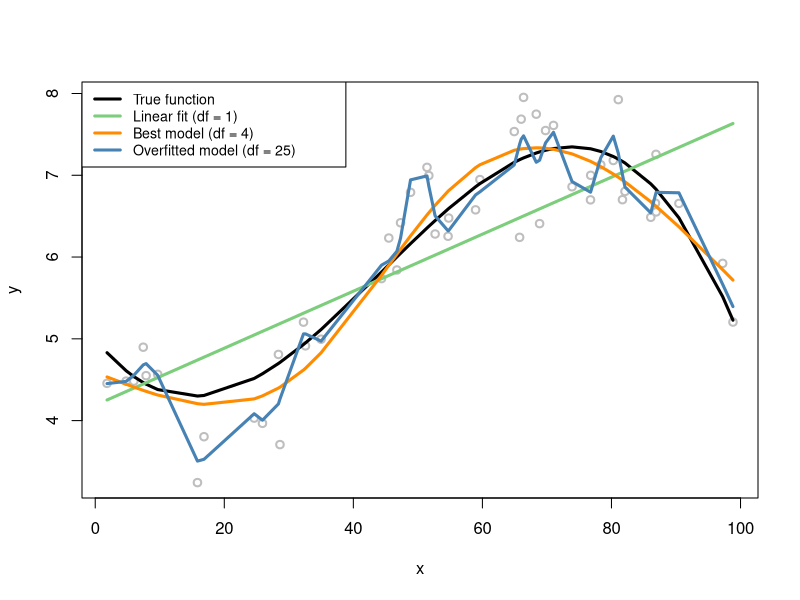
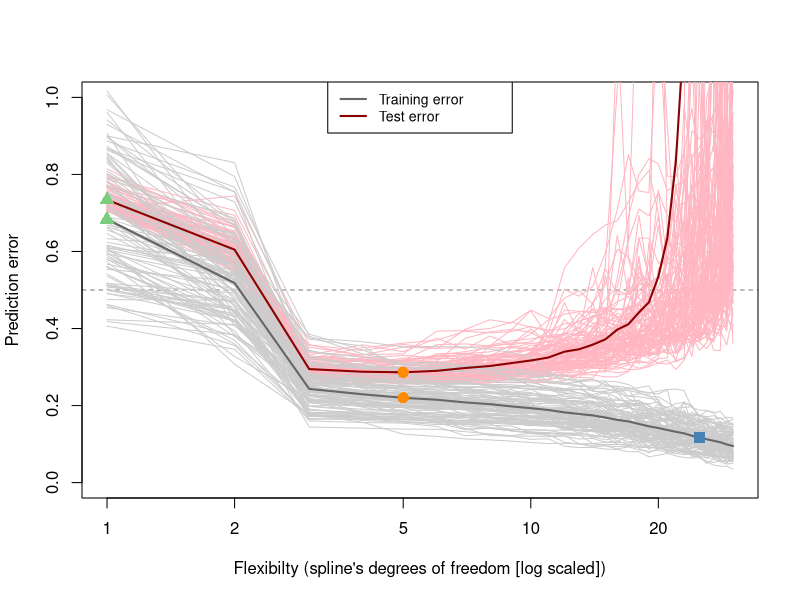

These figures' R source, in order:
#### Example for Bias-Variance-Problem
# see also Example for Cross Validation

# Libraries --------------------------------------------------------------------
require(splines)

# Generate the training and test samples ---------------------------------------
# Always remember use to set.seed(n) when generating pseudo random numbers. 
# By doing this, the random number generator generates always the same numbers.
seed <- 1711
set.seed(seed)

# Function to generate data
# runif  generates values from the Uniform distribution
# ploy fits polynomials uncorrelated and produces orthogonal polynomials.
gen_data <- function(n, beta, sigma_eps) {
  eps <- rnorm(n, 0, sigma_eps)
  x <- sort(runif(n, 0, 100))
  X <- cbind(1, poly(x, degree = (length(beta) - 1), raw = TRUE))
  y <- as.numeric(X %*% beta + eps)
  
  return(data.frame(x = x, y = y))
}

# Fit the models ---------------------------------------------------------------

# Parameter
n_rep <- 100
n_df <- 30
df <- 1:n_df
beta <- c(5, -0.1, 0.004, -3e-05)
n_train <- 50
n_test <- 10000
sigma_eps <- 0.5

# simulate 100 training sets each of size 50 from a polynomial regression model 
# for each fit a sequence of cubic spline models with degrees of freedom from 1 to 30.
xy <- res <- list()
xy_test <- gen_data(n_test, beta, sigma_eps)

# 100 training sets
for (i in 1:n_rep) {
  # size 50 = n_train
  xy[[i]] <- gen_data(n_train, beta, sigma_eps)
  x <- xy[[i]][, "x"]
  y <- xy[[i]][, "y"]
  # fit a sequence of cubic spline models with degrees of freedom from 1 to 30
  res[[i]] <- apply(t(df), 2, function(degf) lm(y ~ ns(x, df = degf)))
}


# Plot sample  data ------------------------------------------------------------
# plot shows the first simulated training sample together with three fitted models 
# corresponding to cubic splines with 1 (green line), 4 (orange line) and 
# 25 (blue line)  degrees of freedom
x <- xy[[1]]$x
X <- cbind(1, poly(x, degree = (length(beta) - 1), raw = TRUE))
y <- xy[[1]]$y
plot(y ~ x, col = "gray", lwd = 2)
lines(x, X %*% beta, lwd = 3, col = "black")
lines(x, fitted(res[[1]][[1]]), lwd = 3, col = "palegreen3")
lines(x, fitted(res[[1]][[4]]), lwd = 3, col = "darkorange")
lines(x, fitted(res[[1]][[25]]), lwd = 3, col = "steelblue")
legend(x = "topleft", legend = c("True function", "Linear fit (df = 1)", "Best model (df = 4)",
                                 "Overfitted model (df = 25)"), lwd = rep(3, 4), col = c("black", "palegreen3",
                                                                                         "darkorange", "steelblue"), text.width = 32, cex = 0.85)


# Compute the training and test errors for each model --------------------------
pred <- list()
mse <- te <- matrix(NA, nrow = n_df, ncol = n_rep)
for (i in 1:n_rep) {
  mse[, i] <- sapply(res[[i]], function(obj) deviance(obj)/nobs(obj))
  pred[[i]] <- mapply(function(obj, degf) predict(obj, data.frame(x = xy_test$x)),
                      res[[i]], df)
  te[, i] <- sapply(as.list(data.frame(pred[[i]])), function(y_hat) mean((xy_test$y -
                                                                            y_hat)^2))
}

# Compute the average training and test errors
av_mse <- rowMeans(mse)
av_te <- rowMeans(te)

# Plot the errors ----------------------------------------------------------
plot(df, av_mse, type = "l", lwd = 2, col = gray(0.4), ylab = "Prediction error",
     xlab = "Flexibilty (spline's degrees of freedom [log scaled])", ylim = c(0,
                                                                              1), log = "x")
abline(h = sigma_eps, lty = 2, lwd = 0.5)
for (i in 1:n_rep) {
  lines(df, te[, i], col = "lightpink")
}
for (i in 1:n_rep) {
  lines(df, mse[, i], col = gray(0.8))
}
lines(df, av_mse, lwd = 2, col = gray(0.4))
lines(df, av_te, lwd = 2, col = "darkred")
points(df[1], av_mse[1], col = "palegreen3", pch = 17, cex = 1.5)
points(df[1], av_te[1], col = "palegreen3", pch = 17, cex = 1.5)
points(df[which.min(av_te)], av_mse[which.min(av_te)], col = "darkorange", pch = 16,
       cex = 1.5)
points(df[which.min(av_te)], av_te[which.min(av_te)], col = "darkorange", pch = 16,
       cex = 1.5)
points(df[25], av_mse[25], col = "steelblue", pch = 15, cex = 1.5)
points(df[25], av_te[25], col = "steelblue", pch = 15, cex = 1.5)
legend(x = "top", legend = c("Training error", "Test error"), lwd = rep(2, 2),
       col = c(gray(0.4), "darkred"), text.width = 0.3, cex = 0.85)

# One can see that the training errors decrease monotonically as the model gets more complicated 
# (and less smooth). On the other side, even if the test error initially decreases, from a certain flexibility 
# level on it starts increasing again. The change point occurs in correspondence of the orange model, that is, 
# the model that provides a good compromise between bias and variance. The reason why the test error 
# starts increasing for degrees of freedom larger than 3 or 4 is the so called overfitting problem. 
# Overfitting is the tendency of a model to adapt too well to the training data, at the expense of 
# generalization to previously unseen data points. 
# In other words, an overfitted model fits the noise in the data rather than the actual underlying 
# relationships among the variables. 
# Overfitting usually occurs when a model is unnecessarily complex.
# 
# It is possible to show that the (expected) test error for a given observation in the test set can be 
# decomposed into the sum of three components, namely
# Expected Test Error = (Model Bias)^2 + Model Variance + Irreducible Noise
# which is known as the bias-variance decomposition.

# The last term is the data generating process variance. This term is unavoidable because we live in 
# a noisy stochastic world, where even the best ideal model has non-zero error. 
# The first term originates from the difficulty to catch the correct functional form of the relationship 
# that links the dependent and independent variables (sometimes it is also called the approximation bias). 
# The second term is due to the fact that we estimate our models using only a limited amount of data. 
# Fortunately, this terms gets closer and closer to zero as long as we collect more and more training data. 
# Typically, the more complex (i.e., flexible) we make the model, the lower the bias but the higher the variance.
# This general phenomenon is known as the bias-variance trade-off, and the challenge is to find a model 
# which provides a good compromise between these two issues.
# 
# Clearly, the situation illustrated above is only ideal, because in practice:
# We do not know the true model that generates the data. Indeed, our models are typically more or 
# less mis-specified. We do only have a limited amount of data.
# 
# One way to overcome these hurdles and approximate the search for the optimal model is 
# to use the cross-validation approach.
